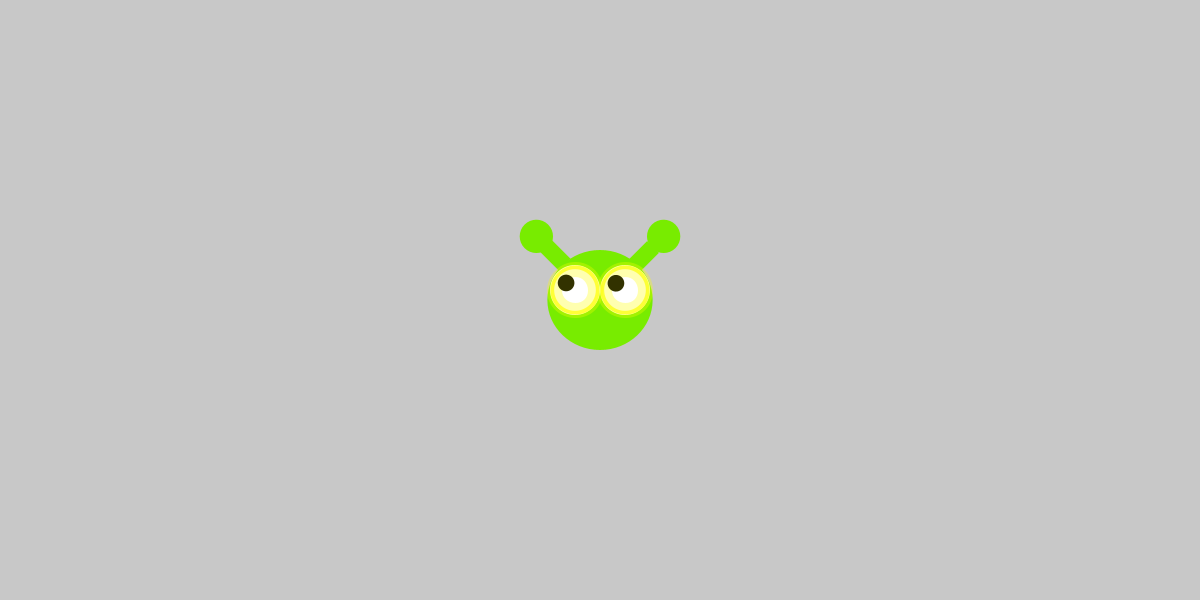
Frame 1 (no input)
Frame 60 (the mouse pressed at the canvas centre just before this capture): identical to frame 1, image omitted
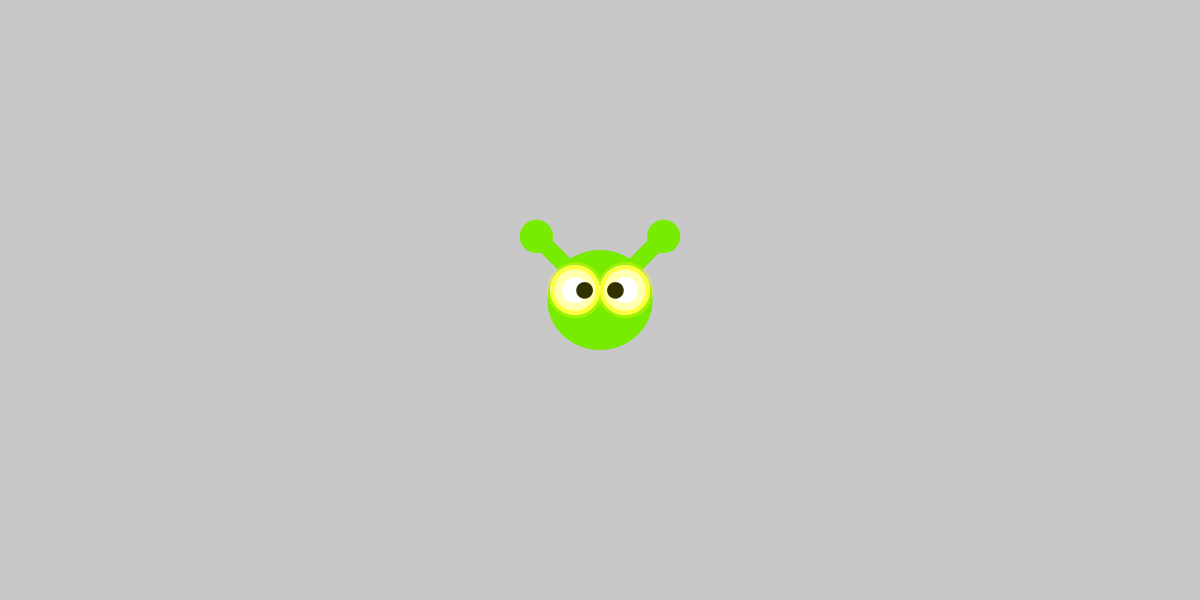
Frame 120 (the mouse held since frame 60 and released just before this capture)

The Processing sketch that drew these frames (run headless with seeded random() and noise(); from frame 60 on, the mouse is pressed at the canvas centre):

// Processing sketch: mascotte_muove_occhi
// ── mascotte_muove_occhi.pde
Mascotte mascotte;
PVector pos; 
float d;
color c;
PVector vel;

void setup() {
  size(1200, 600);
  pos = new PVector (width/2, height/2);
  d = 200;
  c = color(120, 236, 0);
  vel = new PVector(0, 0);
  mascotte = new  Mascotte(pos, d, c, vel);
}

void draw() { 
  background(200);
  mascotte.display();
  /*translate(width/2, height/2);
   float a = atan2(mouseY-height/2, mouseX-width/2);
   
   if(mouseX<width/2+10 && mouseX>width/2-10 && mouseY<height/2+10 && mouseY>height/2-10 ) {
   ellipse(mouseX-width/2, mouseY-height/2, 30, 30);
   }else {
   rotate(a);
   ellipse(10, 0, 30,30);
   }*/
}
// ── Mascotte.pde
class Mascotte {

  PVector position;
  float diameter;
  float r;
  color c; 
  PVector velocity;
  float mass;
  PVector acceleration;

  public Mascotte (PVector position, float d, color c, PVector vel) {
    this.position = position;
    this.diameter = d;
    this.r=d/2;
    this.c=c;
    this.velocity = vel;
    this.mass = this.diameter/10;
  }

  public void rotateObject(float degrees) {
    float radians = radians(degrees);
    rotate(radians);
  }

  public void applyForce(PVector force) {
    PVector temp = this.velocity.copy();
    this.acceleration = force.div(this.mass); 
    this.velocity.add(acceleration);
    if (this.velocity.x>10 || this.velocity.y>10 || this.velocity.x<-10 || this.velocity.y<-10) {
      this.velocity = temp;
    }
  }

  public void bounce() {
    if (this.position.x >= width-r/2 || position.x <=r/2) {
      this.velocity.x*=(-1);
    }
    if (this.position.y >= height-r/2 || this.position.y <=r/2) {
      this.velocity.y*=(-1);
    }
  }

  public void checkBorders() {
    if (this.position.x >= width+r) {
      this.position.x=-r;
    } else if (position.x <=-r) {
      this.position.x=(width+r);
    }
    if (this.position.y >= height+r) {
      this.position.y=-r;
    } else if (this.position.y <=-r) {
      this.position.y=height+r;
    }
  }

  public void update() {
    this.position.add(this.velocity);
    this.display();
    // this.bounce();
    this.checkBorders();
  }

  public void display() { 

    float newR = r/2;
    fill(c);
    pushMatrix();
    noStroke();
    translate(position.x, position.y);
    rotate(-PI/4);
    rectMode(CENTER);
    rect( newR, 0, newR, newR/3);
    translate(newR, 0);
    ellipse(diameter/5, 0, newR/1.5, newR/1.5);
    popMatrix();
    pushMatrix();
    noStroke();
    translate(position.x, position.y);
    line(0, -100, 0, 100);
    line(-100, 0, 100, 0);
    rotate(-3*PI/4);
    rect( newR*1.5, 0, newR, newR/3);
    translate(newR, 0);
    ellipse(diameter/5, 0, newR/1.5, newR/1.5);
    popMatrix();
    ellipse(position.x, position.y, r*20/19, r);
    fill(255);
    pushMatrix();
    translate(position.x +newR/2, position.y -newR/5);
    ellipse(0, 0, newR, newR);
    stroke(250, 255, 30, 200);
    strokeWeight(8);
    ellipse(0, 0, newR/1.2, newR/1.2);
    stroke(255, 255, 0, 80);
    strokeWeight(15);
    ellipse(0, 0, newR/1.2, newR/1.2);
    noStroke();
    fill(50, 50, 0);
    pushMatrix();
    translate(0, -newR/20);
    float a = atan2(mouseY-(position.y -newR/5 +newR/20), mouseX-(position.x +newR/2) );
    if (mouseX<position.x +newR/2+5 && 
        mouseX>position.x +newR/2-5 && 
        mouseY<position.y -newR/5+5 && 
        mouseY>position.y -newR/5-5 ) {
      ellipse(mouseX-(position.x +newR/2), mouseY-(position.y -newR/5 +newR/20), newR/3, newR/3);
    } else {
      rotate(a);
      ellipse(10, 0, newR/3, newR/3);
    }
    popMatrix();
    popMatrix();
    pushMatrix();
    fill(255);
    translate(position.x -newR/2, position.y -newR/5);
    ellipse(0, 0, newR, newR);
    stroke(255, 255, 30, 200);
    strokeWeight(8);
    ellipse(0, 0, newR/1.2, newR/1.2);
    stroke(255, 255, 0, 80);
    strokeWeight(15);
    ellipse(0, 0, newR/1.2, newR/1.2);
    noStroke();
    fill(50, 50, 0);
    pushMatrix();
    translate(0, -newR/20);
    float b = atan2(mouseY-(position.y -newR/5 +newR/20), mouseX-(position.x -newR/2) );
    if (mouseX<position.x -newR/2+5 && 
        mouseX>position.x -newR/2-5 && 
        mouseY<position.y -newR/5+5 && 
        mouseY>position.y -newR/5-5 ) {
      ellipse(mouseX-(position.x -newR/2), mouseY-(position.y -newR/5 +newR/20), newR/3, newR/3);
    } else {
      rotate(b);
      ellipse(10, 0, newR/3, newR/3);
    }
    popMatrix();
   // ellipse(0, -newR/20, newR/3, newR/3);
    popMatrix();
  }
}
